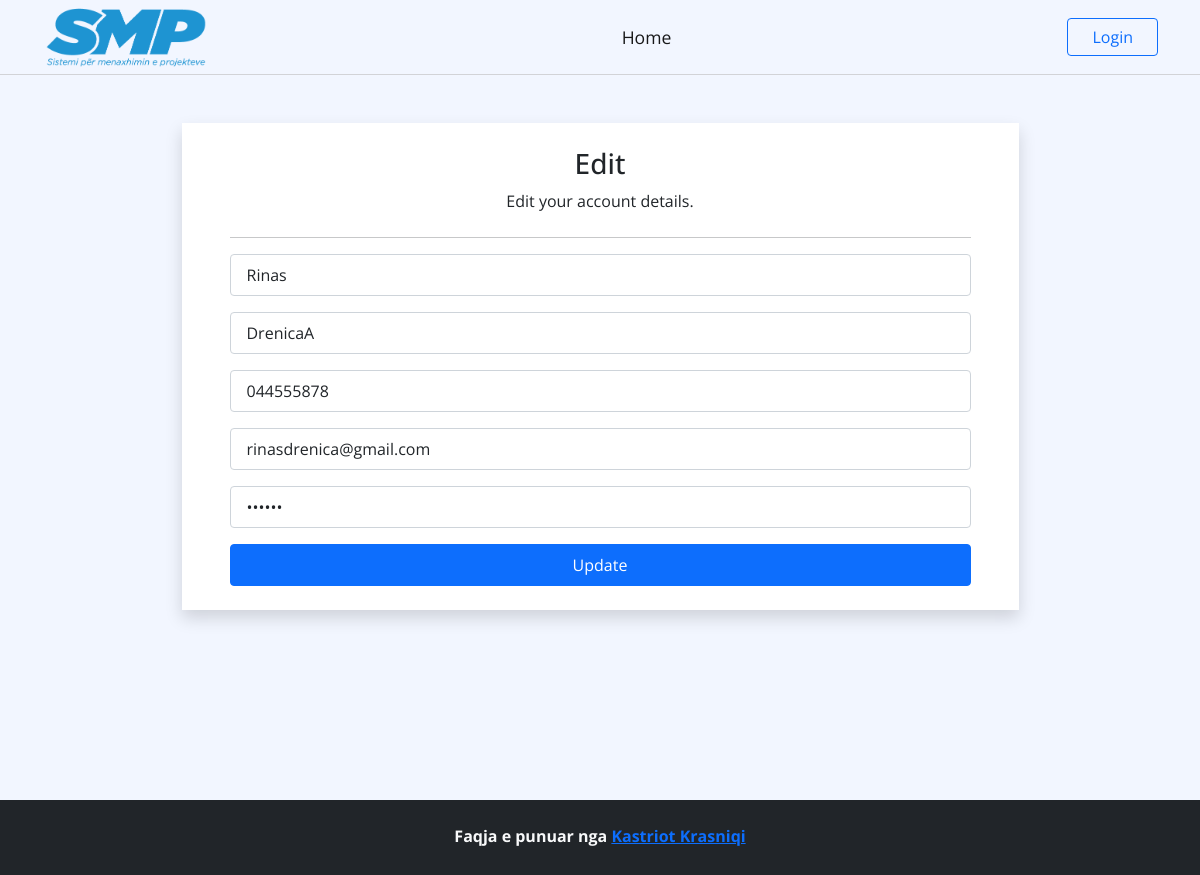
Screenshot of /modifikoAntaret.php?aid=1 with the database file from the repository.
### tables this page shows
CREATE TABLE `antaret` (
  `antariid` int(11) NOT NULL,
  `emri` varchar(50) NOT NULL,
  `mbiemri` varchar(50) NOT NULL,
  `telefoni` varchar(20) DEFAULT NULL,
  `email` varchar(30) DEFAULT NULL,
  `fjalekalimi` varchar(30) DEFAULT NULL,
  `roli` bit(1) DEFAULT NULL
);

### inc/sqlfunctions.php (called while the page is built, shortened)
<?php
    function connection(){
    $conn=mysqli_connect('localhost','root','','smp');
    return $conn;
}
function merrAntariid($id){
    $conn=connection();
    $sql="SELECT * FROM antaret where antariid='$id'";
    $result=mysqli_query($conn,$sql);
    return $result;
}
?>

### modifikoAntaret.php (the view, shortened to what this page needs)
<?php include './inc/sqlfunctions.php'; ?>
<!DOCTYPE html>
<html lang="en">
<head>
    <link rel="stylesheet" href="https://cdnjs.cloudflare.com/ajax/libs/font-awesome/6.0.0-beta3/css/all.min.css" />
    <link rel="stylesheet" href="https://cdn.jsdelivr.net/npm/bootstrap@5.0.2/dist/css/bootstrap.min.css"
 />
    <link rel="stylesheet" href="styles/index.css" />
</head>
<?php
            if(isset($_GET['aid'])){
                $antari=mysqli_fetch_assoc(merrAntariid($_GET['aid']));
            }
?>
<body>
    <?php include './inc/header.php'; ?>
    <div class="container d-flex justify-content-center forma">
        <form action="" id="shtoAntar" method="post" class="bg-white w-75 my-5 py-4 px-5 shadow">
            <h3 class="text-center">Edit</h3>
            <p class="text-center mb-4">
                Edit your account details.
            </p>
            <hr>
            <div class="mb-3 position-relative">
                <input type="text" class="form-control py-2 px-3" placeholder="Enter your name" name="name"
                    value="<?php if(!empty($antari['emri'])) echo $antari['emri'] ?>" />
            </div>
            <div class="mb-3 position-relative">
                <input type="text" class="form-control py-2 px-3" placeholder="Enter your lastname" name="lastname"
                    value="<?php if(!empty($antari['mbiemri'])) echo $antari['mbiemri'] ?>" />
            </div>
            <div class="mb-3 position-relative">
                <input type="text" class="form-control py-2 px-3" placeholder="Enter your phone number" name="phone"
                    value="<?php if(!empty($antari['telefoni'])) echo $antari['telefoni'] ?>" />
            </div>
            <div class="mb-3 position-relative">
                <input type="email" class="form-control py-2 px-3" placeholder="Enter your email" name="email"
                    value="<?php if(!empty($antari['email'])) echo $antari['email'] ?>" />
            </div>
            <div class="mb-3 position-relative">
                <input type="password" class="form-control py-2 px-3" placeholder="Enter your password"
                    value="<?php if(!empty($antari['fjalekalimi'])) echo $antari['fjalekalimi'] ?>" name="password" />
            </div>
            <button class="btn btn-primary w-100 py-2" name="edit" type="submit">
                Update
            </button>
        </form>
    </div>
    <?php include './inc/footer.php'; ?>
</body>
</html>

### styles/header.css (style rules this page uses)
body { font-family: "Open Sans", sans-serif; }

### modifikoAntaret.php (style rules this page uses)
body { background-color: #f2f6ff; }
.forma { height: calc(100vh - 75px); }
#shtoAntar { height: fit-content; }

### rows the page displays
antaret: name "Rinas", lastname "DrenicaA", phone "044555878", email "rinasdrenica@gmail.com"
